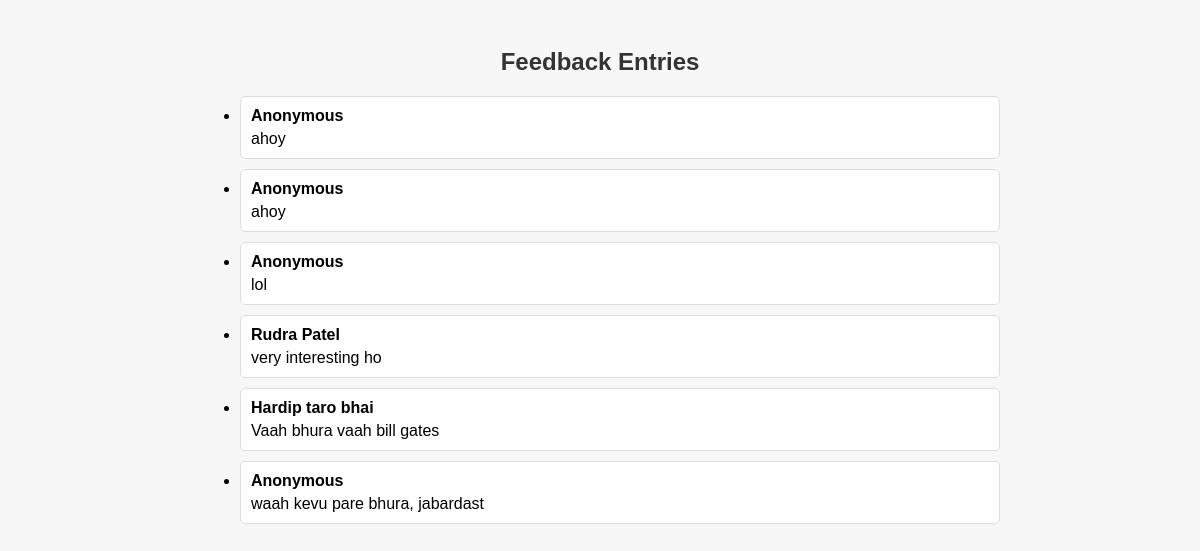
/view_feedback, run on the app's committed database.
### app.py (models this page shows, shortened)
class Feedback(db.Model):
    id = db.Column(db.Integer, primary_key=True, autoincrement=True)
    feedback_text = db.Column(db.String(200), nullable = False)
    name = db.Column(db.String(100), nullable = True)

### app.py (the view)
@app.route('/view_feedback')
def view_feedback():
    feedback_entries = Feedback.query.all()
    return render_template('view_feedback.html', feedback_entries=feedback_entries)

### templates/view_feedback.html (shortened to what this page needs)
<!DOCTYPE html>
<html lang="en">
<head>
    <link rel="stylesheet" href="{{ url_for('static', filename='view_style.css') }}">
</head>
<body>
    <div class="container">
        <h2>Feedback Entries</h2>
        <div class="feedback-list">
            {% if feedback_entries %}
                <ul>
                    {% for entry in feedback_entries %}
                        <li>
                            <div class="feedback-item">
                                <div class="feedback-info">
                                    <span class="name">{{ entry.name or "Anonymous" }}</span>
                                </div>
                                <div class="feedback-text">{{ entry.feedback_text }}</div>
                            </div>
                        </li>
                    {% endfor %}
                </ul>
            {% else %}
                <p>No feedback entries found.</p>
            {% endif %}
        </div>
    </div>
</body>
</html>

### static/view_style.css (style rules this page uses)
body { font-family: Arial, sans-serif; background-color: #f7f7f7; }
.container { max-width: 800px; margin: 0 auto; padding: 20px; }
h2 { color: #333; text-align: center; }
.feedback-list { margin-top: 20px; }
.feedback-item { background-color: #fff; border: 1px solid #ddd; border-radius: 5px; padding: 10px; margin-bottom: 10px; }
.feedback-info { margin-bottom: 5px; }
.feedback-info .name { font-weight: bold; }
.feedback-text { white-space: pre-wrap; }

### data on the page
Feedback: name "Anonymous", feedback_text "ahoy"
Feedback: name "Anonymous", feedback_text "ahoy"
Feedback: name "Anonymous", feedback_text "lol"
Feedback: name "Rudra Patel", feedback_text "very interesting ho"
Feedback: name "Hardip taro bhai", feedback_text "Vaah bhura vaah bill gates"
Feedback: name "Anonymous", feedback_text "waah kevu pare bhura, jabardast"
